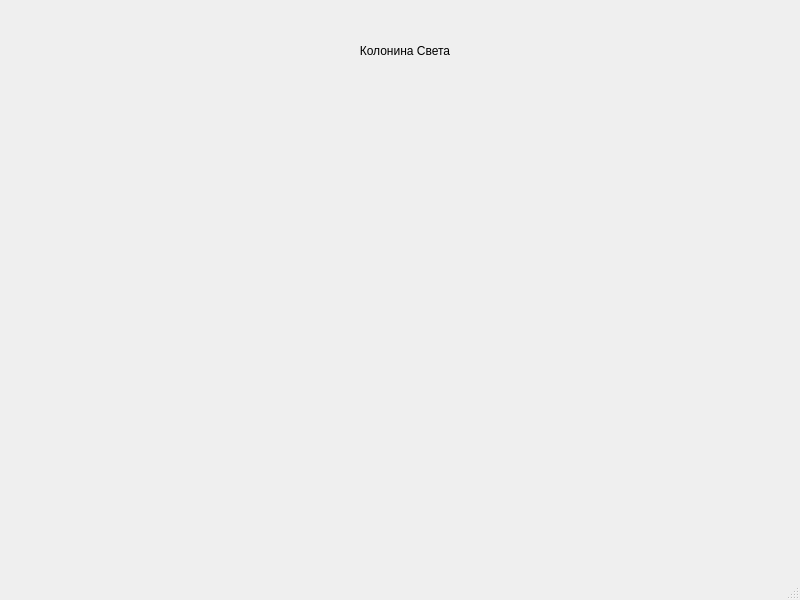
<?xml version="1.0" encoding="UTF-8"?>
<ui version="4.0">
 <class>SvetaWindow</class>
 <widget class="QMainWindow" name="SvetaWindow">
  <property name="geometry">
   <rect>
    <x>0</x>
    <y>0</y>
    <width>800</width>
    <height>600</height>
   </rect>
  </property>
  <property name="windowTitle">
   <string>MainWindow</string>
  </property>
  <widget class="QWidget" name="centralwidget">
   <widget class="QLabel" name="SvetaPhoto">
    <property name="geometry">
     <rect>
      <x>200</x>
      <y>80</y>
      <width>400</width>
      <height>414</height>
     </rect>
    </property>
    <property name="styleSheet">
     <string notr="true">image: url(:/Images/Images/Sveta.png);</string>
    </property>
    <property name="text">
     <string/>
    </property>
    <property name="pixmap">
     <pixmap>../Project2 pictures/Света1971.jpg</pixmap>
    </property>
   </widget>
   <widget class="QLabel" name="label">
    <property name="geometry">
     <rect>
      <x>210</x>
      <y>30</y>
      <width>391</width>
      <height>41</height>
     </rect>
    </property>
    <property name="text">
     <string>                                             Колонина Света</string>
    </property>
   </widget>
  </widget>
  <widget class="QMenuBar" name="menubar">
   <property name="geometry">
    <rect>
     <x>0</x>
     <y>0</y>
     <width>800</width>
     <height>21</height>
    </rect>
   </property>
  </widget>
  <widget class="QStatusBar" name="statusbar"/>
 </widget>
 <resources/>
 <connections/>
</ui>
